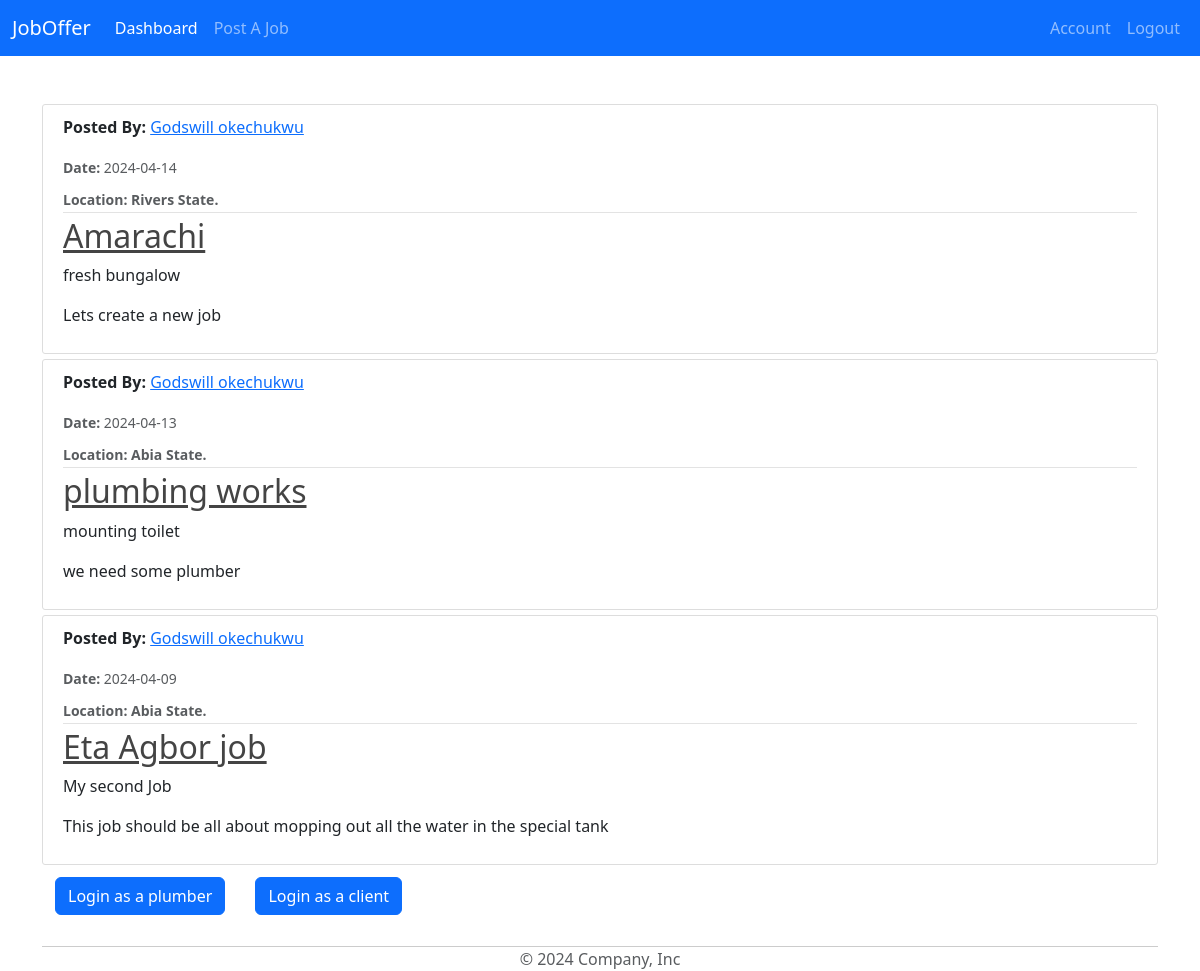
The app's page /home (signed in) with its own data.
### model/base.py (models this page shows, shortened)
class Job(Base):
    __tablename__ = 'jobs'
    id = Column(Integer, primary_key=True)
    job_title = Column(String(50), nullable=False)
    job_description = Column(String(100), nullable=False)
    completed = Column(Boolean, default=False)
    content = Column(String(1000), nullable=False)
    date_posted = Column(DateTime, nullable=False, default=datetime.utcnow)
    location = Column(String(100), nullable=False)
    client_id = Column(Integer, ForeignKey('clients.id'))

class BaseUser(Base, UserMixin):
    id = Column(Integer, primary_key=True)
    username = Column(String(80), unique=True, nullable=False)
    email = Column(String(120), unique=True, nullable=False)
    image_file = Column(String(20), nullable=False, default='default.jpg')
    password = Column(String(60), nullable=False)
    date_joined = Column(DateTime, nullable=False, default=datetime.utcnow)
    phone = Column(String(14), unique=True, nullable=False)
    state = Column(String(20), nullable=False)

### model/main/routes.py (the view)
@main.route("/")
@main.route("/home")
def home():
    jobs = Job.query.order_by(Job.date_posted.desc()).all()  # Ordering jobs by date_posted descending
    return render_template('home.html', jobs=jobs)

### model/__init__.py (called while the page is built)
@login_manager.user_loader
def load_user(user_id):
    x = Plumber.query.get(str(user_id))
    if x == None:
        x = Client.query.get(str(user_id))
    return x

### model/templates/home.html
{% extends "layout.html" %}
{% block content %}
<link rel="stylesheet" type="text/css" href="{{ url_for('static', filename='main.css') }}">
    {% for job in jobs %}
        <article class="media content-section">
          <div class="media-body">
            <div class="article-metadata">
              <p><strong>Posted By: </strong><a class="mr-2" href="#">{{ job.clients.username }}</a></p>
              <small class="text-muted"><strong>Date: </strong>{{ job.date_posted.strftime('%Y-%m-%d') }}</small>
              <div class="mt-2">
                <small class="text-muted"><strong>Location: {{ job.location }} State.</strong></small>
              </div>
            </div>
            <h2><a class="article-title" href="{{ url_for('job_route.job', job_id=job.id) }}">{{ job.job_title }}</a></h2>
            <p class="article-content">{{ job.job_description }}</p>
            <p class="article-content">{{ job.content }}</p>
          </div>
        </article>
    {% endfor %}
        <div class="btn">
          <a class="btn btn-primary" href="{{ url_for('plums.login') }}">Login as a plumber</a>
        </div>
        <div class="btn">
          <a class="btn btn-primary" href="{{ url_for('client_s.login') }}">Login as a client</a>
        </div>
{% endblock content %}

### model/static/main.css (style rules this page uses)
* { padding: 0; margin: 0; }
h1, h2, h3, h4, h5, h6 { color: #444444; }
.content-section { background: #ffffff; padding: 10px 20px; border: 1px solid #dddddd; border-radius: 3px; margin-bottom: 5px; }
.article-title { color: #444444; }
.article-content { white-space: pre-line; }
.article-metadata { padding-bottom: 1px; margin-bottom: 4px; border-bottom: 1px solid #e3e3e3 }
.btn { text-align: right; }

### records on screen
Job: clients.username "Godswill okechukwu", date_posted "2024-04-14", location "Rivers", job_title "Amarachi", job_description "fresh bungalow", content "Lets create a new job"
Job: clients.username "Godswill okechukwu", date_posted "2024-04-13", location "Abia", job_title "plumbing works", job_description "mounting toilet", content "we need some plumber"
Job: clients.username "Godswill okechukwu", date_posted "2024-04-09", location "Abia", job_title "Eta Agbor job", job_description "My second Job", content "This job should be all about mopping out all the water in the special tank"
